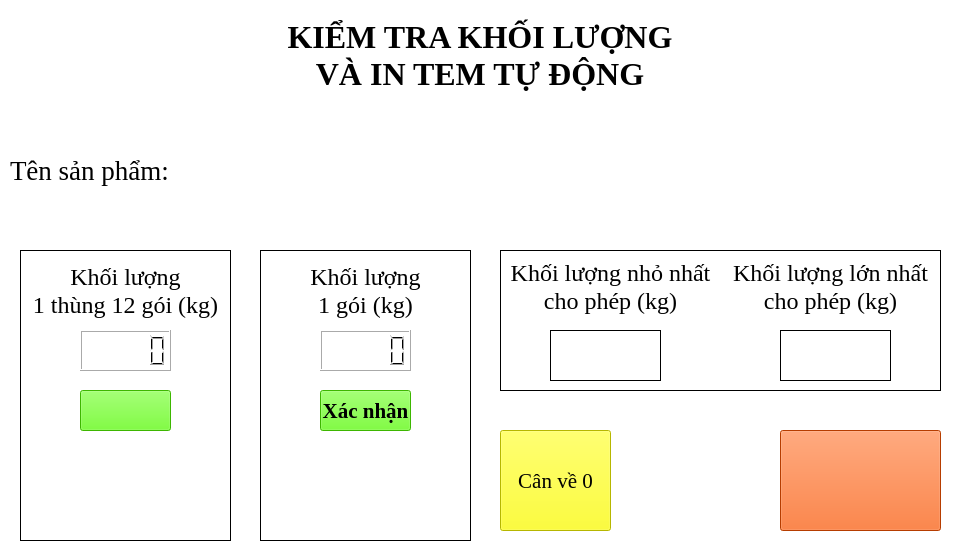
<?xml version="1.0" encoding="UTF-8"?>
<ui version="4.0">
 <class>CalibTab</class>
 <widget class="QWidget" name="CalibTab">
  <property name="geometry">
   <rect>
    <x>0</x>
    <y>0</y>
    <width>960</width>
    <height>560</height>
   </rect>
  </property>
  <property name="minimumSize">
   <size>
    <width>960</width>
    <height>560</height>
   </size>
  </property>
  <property name="maximumSize">
   <size>
    <width>960</width>
    <height>560</height>
   </size>
  </property>
  <property name="windowTitle">
   <string>Calib Tab</string>
  </property>
  <property name="windowIcon">
   <iconset resource="pic.qrc">
    <normaloff>:/newPrefix/pic/logo.ico</normaloff>:/newPrefix/pic/logo.ico</iconset>
  </property>
  <property name="styleSheet">
   <string notr="true">background-color: rgb(255, 255, 255);</string>
  </property>
  <widget class="QPushButton" name="ConfirmAll">
   <property name="geometry">
    <rect>
     <x>780</x>
     <y>430</y>
     <width>161</width>
     <height>101</height>
    </rect>
   </property>
   <property name="font">
    <font>
     <family>Times New Roman</family>
     <pointsize>18</pointsize>
    </font>
   </property>
   <property name="styleSheet">
    <string notr="true">background-color: rgb(255, 85, 0);</string>
   </property>
   <property name="text">
    <string/>
   </property>
  </widget>
  <widget class="QLabel" name="Name">
   <property name="geometry">
    <rect>
     <x>0</x>
     <y>0</y>
     <width>960</width>
     <height>111</height>
    </rect>
   </property>
   <property name="font">
    <font>
     <family>Times New Roman</family>
     <pointsize>24</pointsize>
     <weight>75</weight>
     <bold>true</bold>
    </font>
   </property>
   <property name="text">
    <string>KIỂM TRA KHỐI LƯỢNG
VÀ IN TEM TỰ ĐỘNG</string>
   </property>
   <property name="alignment">
    <set>Qt::AlignCenter</set>
   </property>
  </widget>
  <widget class="QLabel" name="Logo">
   <property name="geometry">
    <rect>
     <x>810</x>
     <y>0</y>
     <width>151</width>
     <height>101</height>
    </rect>
   </property>
   <property name="text">
    <string/>
   </property>
   <property name="pixmap">
    <pixmap resource="pic.qrc">:/newPrefix/pic/logo.png</pixmap>
   </property>
  </widget>
  <widget class="QLabel" name="TenSanPham">
   <property name="geometry">
    <rect>
     <x>10</x>
     <y>150</y>
     <width>161</width>
     <height>41</height>
    </rect>
   </property>
   <property name="font">
    <font>
     <family>Times New Roman</family>
     <pointsize>20</pointsize>
    </font>
   </property>
   <property name="text">
    <string>Tên sản phẩm:</string>
   </property>
  </widget>
  <widget class="QLabel" name="ProductName">
   <property name="enabled">
    <bool>true</bool>
   </property>
   <property name="geometry">
    <rect>
     <x>180</x>
     <y>130</y>
     <width>761</width>
     <height>111</height>
    </rect>
   </property>
   <property name="font">
    <font>
     <family>Times New Roman</family>
     <pointsize>20</pointsize>
     <weight>75</weight>
     <bold>true</bold>
    </font>
   </property>
   <property name="frameShape">
    <enum>QFrame::NoFrame</enum>
   </property>
   <property name="text">
    <string/>
   </property>
   <property name="alignment">
    <set>Qt::AlignCenter</set>
   </property>
  </widget>
  <widget class="QFrame" name="frame">
   <property name="geometry">
    <rect>
     <x>20</x>
     <y>250</y>
     <width>211</width>
     <height>291</height>
    </rect>
   </property>
   <property name="frameShape">
    <enum>QFrame::Box</enum>
   </property>
   <property name="frameShadow">
    <enum>QFrame::Plain</enum>
   </property>
   <widget class="QLabel" name="label">
    <property name="geometry">
     <rect>
      <x>10</x>
      <y>10</y>
      <width>191</width>
      <height>61</height>
     </rect>
    </property>
    <property name="font">
     <font>
      <family>Times New Roman</family>
      <pointsize>18</pointsize>
     </font>
    </property>
    <property name="frameShadow">
     <enum>QFrame::Sunken</enum>
    </property>
    <property name="text">
     <string>Khối lượng
1 thùng 12 gói (kg)</string>
    </property>
    <property name="alignment">
     <set>Qt::AlignCenter</set>
    </property>
   </widget>
   <widget class="QPushButton" name="Confirm">
    <property name="geometry">
     <rect>
      <x>60</x>
      <y>140</y>
      <width>91</width>
      <height>41</height>
     </rect>
    </property>
    <property name="font">
     <font>
      <family>Times New Roman</family>
      <pointsize>16</pointsize>
      <weight>75</weight>
      <bold>true</bold>
     </font>
    </property>
    <property name="autoFillBackground">
     <bool>false</bool>
    </property>
    <property name="styleSheet">
     <string notr="true">background-color: rgb(85, 255, 0);</string>
    </property>
    <property name="text">
     <string/>
    </property>
   </widget>
   <widget class="QLCDNumber" name="PackageWe">
    <property name="geometry">
     <rect>
      <x>60</x>
      <y>80</y>
      <width>91</width>
      <height>41</height>
     </rect>
    </property>
   </widget>
   <widget class="QLabel" name="Arrow1">
    <property name="geometry">
     <rect>
      <x>60</x>
      <y>190</y>
      <width>91</width>
      <height>91</height>
     </rect>
    </property>
    <property name="text">
     <string/>
    </property>
    <property name="pixmap">
     <pixmap resource="pic.qrc">:/newPrefix/pic/up.png</pixmap>
    </property>
    <property name="alignment">
     <set>Qt::AlignCenter</set>
    </property>
   </widget>
  </widget>
  <widget class="QFrame" name="frame_2">
   <property name="geometry">
    <rect>
     <x>260</x>
     <y>250</y>
     <width>211</width>
     <height>291</height>
    </rect>
   </property>
   <property name="frameShape">
    <enum>QFrame::Box</enum>
   </property>
   <property name="frameShadow">
    <enum>QFrame::Plain</enum>
   </property>
   <widget class="QPushButton" name="Confirm2">
    <property name="geometry">
     <rect>
      <x>60</x>
      <y>140</y>
      <width>91</width>
      <height>41</height>
     </rect>
    </property>
    <property name="font">
     <font>
      <family>Times New Roman</family>
      <pointsize>16</pointsize>
      <weight>75</weight>
      <bold>true</bold>
     </font>
    </property>
    <property name="styleSheet">
     <string notr="true">background-color: rgb(85, 255, 0);</string>
    </property>
    <property name="text">
     <string>Xác nhận</string>
    </property>
   </widget>
   <widget class="QLCDNumber" name="BunchWe">
    <property name="geometry">
     <rect>
      <x>60</x>
      <y>80</y>
      <width>91</width>
      <height>41</height>
     </rect>
    </property>
   </widget>
   <widget class="QLabel" name="label_2">
    <property name="geometry">
     <rect>
      <x>10</x>
      <y>10</y>
      <width>191</width>
      <height>61</height>
     </rect>
    </property>
    <property name="font">
     <font>
      <family>Times New Roman</family>
      <pointsize>18</pointsize>
     </font>
    </property>
    <property name="frameShadow">
     <enum>QFrame::Sunken</enum>
    </property>
    <property name="text">
     <string>Khối lượng
1 gói (kg)</string>
    </property>
    <property name="alignment">
     <set>Qt::AlignCenter</set>
    </property>
   </widget>
   <widget class="QLabel" name="Arrow2">
    <property name="geometry">
     <rect>
      <x>60</x>
      <y>190</y>
      <width>91</width>
      <height>91</height>
     </rect>
    </property>
    <property name="text">
     <string/>
    </property>
    <property name="pixmap">
     <pixmap resource="pic.qrc">:/newPrefix/pic/up.png</pixmap>
    </property>
    <property name="alignment">
     <set>Qt::AlignCenter</set>
    </property>
   </widget>
  </widget>
  <widget class="QFrame" name="frame_3">
   <property name="geometry">
    <rect>
     <x>500</x>
     <y>250</y>
     <width>441</width>
     <height>141</height>
    </rect>
   </property>
   <property name="frameShape">
    <enum>QFrame::Box</enum>
   </property>
   <property name="frameShadow">
    <enum>QFrame::Plain</enum>
   </property>
   <widget class="QLabel" name="label_3">
    <property name="geometry">
     <rect>
      <x>10</x>
      <y>6</y>
      <width>201</width>
      <height>61</height>
     </rect>
    </property>
    <property name="font">
     <font>
      <family>Times New Roman</family>
      <pointsize>18</pointsize>
     </font>
    </property>
    <property name="frameShape">
     <enum>QFrame::NoFrame</enum>
    </property>
    <property name="text">
     <string>Khối lượng nhỏ nhất
cho phép (kg)</string>
    </property>
    <property name="alignment">
     <set>Qt::AlignCenter</set>
    </property>
   </widget>
   <widget class="QLabel" name="label_4">
    <property name="geometry">
     <rect>
      <x>230</x>
      <y>6</y>
      <width>201</width>
      <height>61</height>
     </rect>
    </property>
    <property name="font">
     <font>
      <family>Times New Roman</family>
      <pointsize>18</pointsize>
     </font>
    </property>
    <property name="frameShape">
     <enum>QFrame::NoFrame</enum>
    </property>
    <property name="text">
     <string>Khối lượng lớn nhất
cho phép (kg)</string>
    </property>
    <property name="alignment">
     <set>Qt::AlignCenter</set>
    </property>
   </widget>
   <widget class="QLabel" name="MinWe">
    <property name="geometry">
     <rect>
      <x>50</x>
      <y>80</y>
      <width>111</width>
      <height>51</height>
     </rect>
    </property>
    <property name="font">
     <font>
      <family>Times New Roman</family>
      <pointsize>20</pointsize>
      <weight>50</weight>
      <bold>false</bold>
     </font>
    </property>
    <property name="frameShape">
     <enum>QFrame::Box</enum>
    </property>
    <property name="text">
     <string/>
    </property>
    <property name="alignment">
     <set>Qt::AlignCenter</set>
    </property>
   </widget>
   <widget class="QLabel" name="MaxWe">
    <property name="geometry">
     <rect>
      <x>280</x>
      <y>80</y>
      <width>111</width>
      <height>51</height>
     </rect>
    </property>
    <property name="font">
     <font>
      <family>Times New Roman</family>
      <pointsize>20</pointsize>
      <weight>50</weight>
      <bold>false</bold>
     </font>
    </property>
    <property name="frameShape">
     <enum>QFrame::Box</enum>
    </property>
    <property name="text">
     <string/>
    </property>
    <property name="alignment">
     <set>Qt::AlignCenter</set>
    </property>
   </widget>
  </widget>
  <widget class="QPushButton" name="ZeroRet">
   <property name="geometry">
    <rect>
     <x>500</x>
     <y>430</y>
     <width>111</width>
     <height>101</height>
    </rect>
   </property>
   <property name="font">
    <font>
     <family>Times New Roman</family>
     <pointsize>16</pointsize>
    </font>
   </property>
   <property name="styleSheet">
    <string notr="true">background-color: rgb(255, 255, 0);</string>
   </property>
   <property name="text">
    <string>Cân về 0</string>
   </property>
  </widget>
  <widget class="QLabel" name="Arrow3">
   <property name="geometry">
    <rect>
     <x>680</x>
     <y>450</y>
     <width>81</width>
     <height>61</height>
    </rect>
   </property>
   <property name="text">
    <string/>
   </property>
   <property name="pixmap">
    <pixmap resource="pic.qrc">:/newPrefix/pic/right.jpg</pixmap>
   </property>
   <property name="alignment">
    <set>Qt::AlignCenter</set>
   </property>
  </widget>
 </widget>
 <resources>
  <include location="pic.qrc"/>
 </resources>
 <connections/>
</ui>
